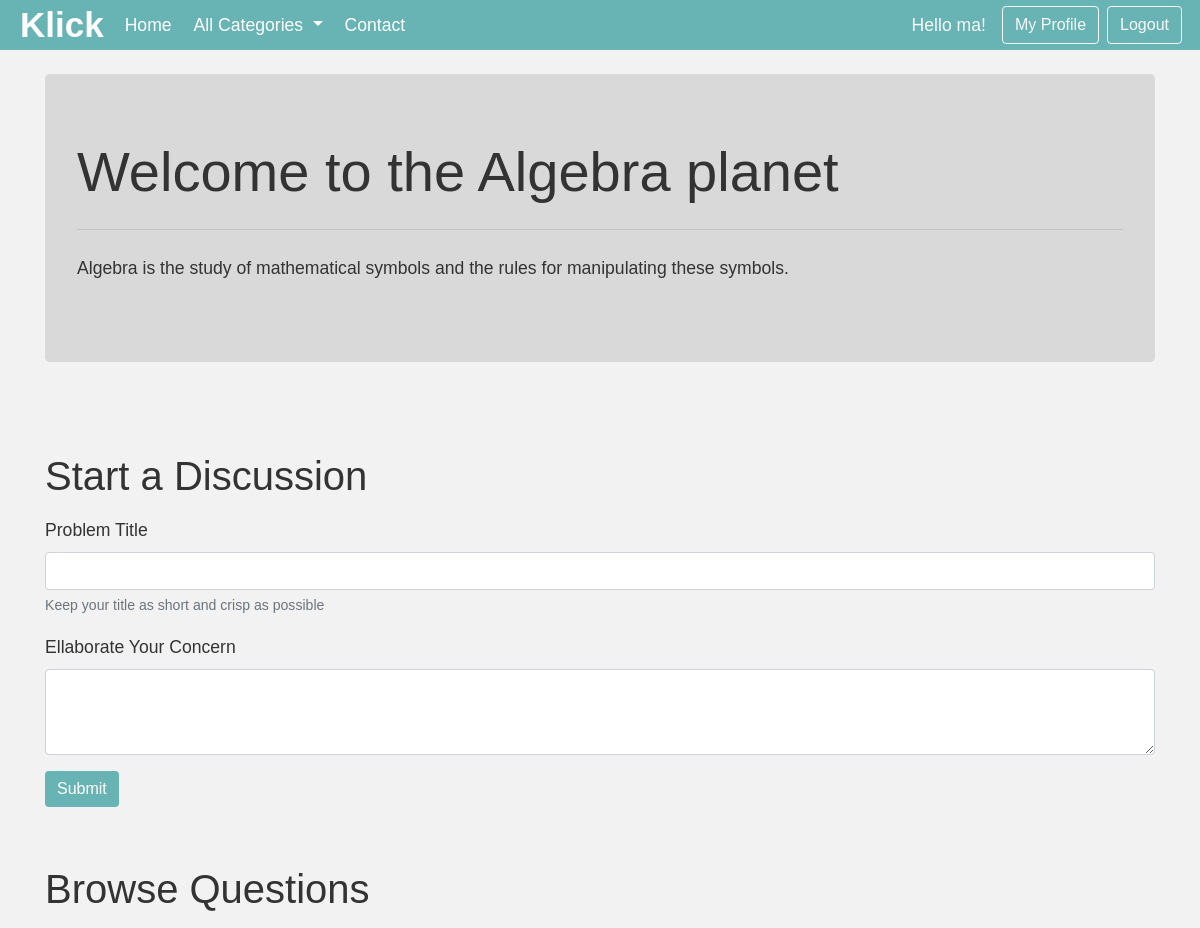
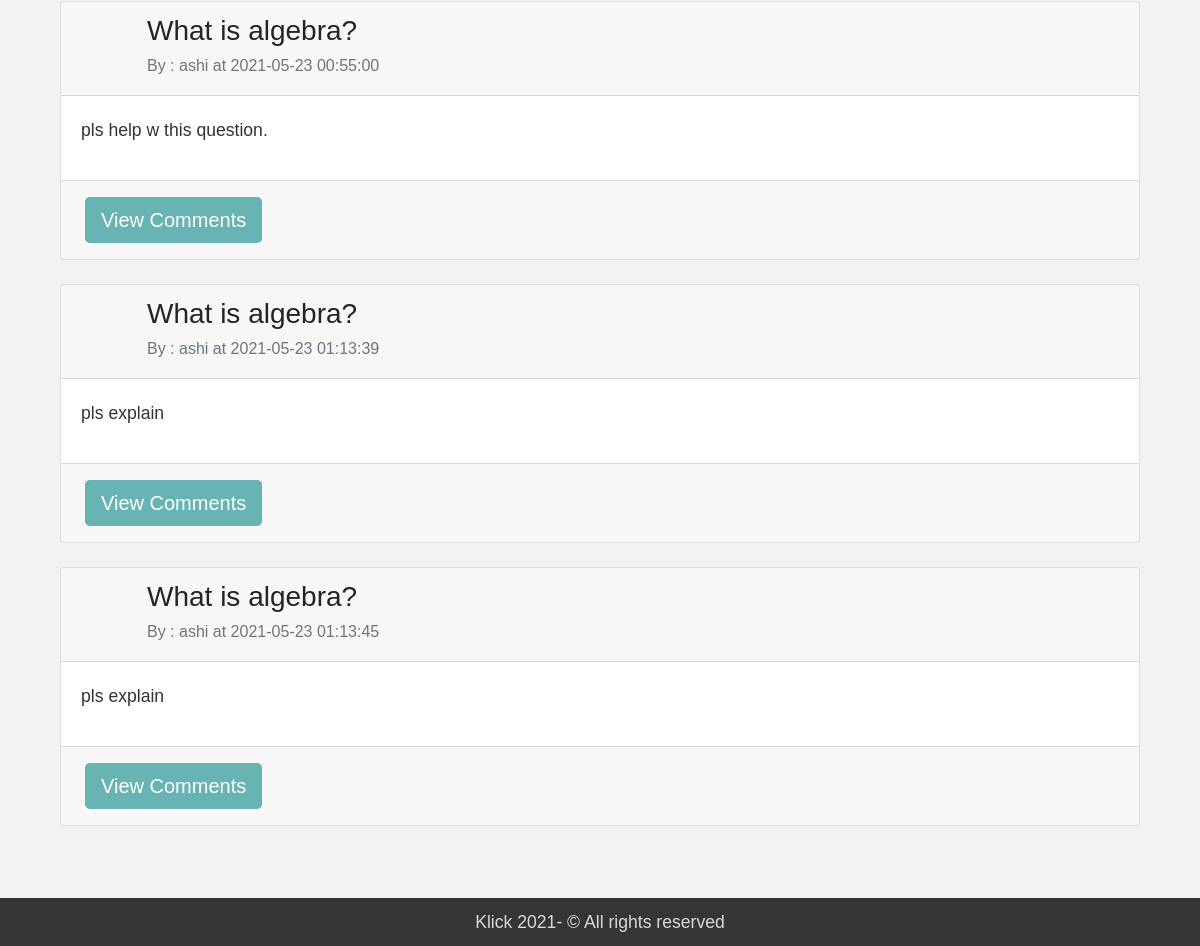
Page /threadlist.php?catid=1 (signed in) on the committed database (2 pictures, top to bottom).
### tables this page shows
CREATE TABLE `categories` (
  `category_id` int(11) NOT NULL,
  `category_name` varchar(255) DEFAULT NULL,
  `category_description` varchar(255) DEFAULT NULL,
  `created` datetime DEFAULT current_timestamp()
);

CREATE TABLE `threads` (
  `thread_id` int(11) NOT NULL,
  `thread_title` varchar(255) NOT NULL,
  `thread_desc` text DEFAULT NULL,
  `thread_cat_id` int(11) DEFAULT NULL,
  `thread_user_id` int(11) DEFAULT NULL,
  `timestamp` datetime DEFAULT current_timestamp()
);

CREATE TABLE `users` (
  `sno` int(11) NOT NULL,
  `user_email` varchar(30) DEFAULT NULL,
  `user_pass` varchar(255) DEFAULT NULL,
  `timestamp` datetime DEFAULT current_timestamp()
);

### threadlist.php (the view, shortened to what this page needs)
<!doctype html>
<html lang="en">
<head>
    <link rel="stylesheet" href="https://stackpath.bootstrapcdn.com/bootstrap/4.5.0/css/bootstrap.min.css"
>
    <link rel="stylesheet" href="style.css">
</head>
<body>
    <?php include 'header.php';?>
    <?php
    $id = $_GET['catid'];
    $sql = "SELECT * FROM `categories` WHERE category_id=$id";
    $result = mysqli_query($conn, $sql);
    while($row = mysqli_fetch_assoc($result)){
        $catname = $row['category_name'];
        $catdesc = $row['category_description'];
    }
    ?>
    <div class="container my-4">
        <div class="jumbotron">
            <h1 class="display-4">Welcome to the <?php echo $catname;?> planet</h1>
            <hr class="my-4">
            <p><?php echo $catdesc;?></p>
        </div>
    </div>
    <?php
    if(isset($_SESSION['loggedin']) && $_SESSION['loggedin']==true){
    echo '<div class="container">
            <h1 class="py-2">Start a Discussion</h1>
            <form action="'. $_SERVER["REQUEST_URI"] . '" method="post">
                <div class="form-group">
                    <label for="exampleInputEmail1">Problem Title</label>
                    <input type="text" class="form-control" id="title" name="title" aria-describedby="emailHelp">
                    <small id="emailHelp" class="form-text text-muted">Keep your title as short and crisp as
                        possible</small>
                </div>
                <input type="hidden" name="sno" value="'. $_SESSION["sno"]. '">
                <div class="form-group">
                    <label for="exampleFormControlTextarea1">Ellaborate Your Concern</label>
                    <textarea class="form-control" id="desc" name="desc" rows="3"></textarea>
                </div>
                <button type="submit" class="btn btn-info">Submit</button>
            </form>
        </div>';
    }
    ?>
    <div class="container mb-5" id="ques">
        <h1 class="py-2">Browse Questions</h1>
    <?php
    $id = $_GET['catid'];
    $sql = "SELECT * FROM `threads` WHERE thread_cat_id=$id";
    $result = mysqli_query($conn, $sql);
    while($row = mysqli_fetch_assoc($result)){
        $id = $row['thread_id'];
        $title = $row['thread_title'];
        $desc = $row['thread_desc'];
        $thread_time = $row['timestamp'];
        $thread_user_id = $row['thread_user_id'];
        $sql2 = "SELECT user_email FROM `users` WHERE sno='$thread_user_id'";
        $result2 = mysqli_query($conn, $sql2);
        $row2 = mysqli_fetch_assoc($result2);
        echo '<div class="container-fluid mt-100">
        <div class="row">
            <div class="col-md-12">
                <div class="card mb-4">
                    <div class="card-header">
                        <div class="media flex-wrap w-100 align-items-center"> <img src="https://d1nhio0ox7pgb.cloudfront.net/_img/o_collection_png/green_dark_grey/512x512/plain/user.png" width="50px" class="d-block ui-w-40 rounded-circle" alt="">
                            <div class="media-body ml-3"> <h3><a href="thread.php?threadid=' . $id. '" class="link-dark" style="color:#252422"> '. $title . '</a><h3>
                                <div class="text-muted small"><h6>By : '. $row2['user_email'] . ' at '. $thread_time. '<h6></div>
                            </div>
                        </div>
                    </div>
                    <div class="card-body">
                        <p>  '. $desc . '</p>
                    </div>
                    <div class="card-footer d-flex flex-wrap justify-content-between align-items-center px-0 pt-0 pb-3">
                        <div class="px-4 pt-3"><a href="thread.php?threadid=' . $id. '"> <button type="button" class="btn btn-info btn-lg"> View Comments</button> </a></div>
                    </div>
                </div>
            </div>
        </div>
    </div>';
        }
    ?>
    </div>
    <footer class="footer" style="background:#353535;	color:#d9d9d9;	text-align:center;"><p style="margin:0;	padding:10px"><a target="blank" href="#" style="color:#d9d9d9; ">Klick 2021<a>- © All rights reserved </p></footer>
</body>
</html>

### style.css (style rules this page uses)
* { box-sizing: border-box; margin: 0; padding: 0; }
body { font-family: 'Catamaran', sans-serif; line-height: 1.6; color: #333; background-color:#f2f2f2; font-size: 1.1rem; }
.container { padding-top:50px; }
.btn-info { background: #68b3b3; color: #ffffff; border: none; }
.jumbotron { background-color: #d9d9d9; }

### threadlist.php (style rules this page uses)
#ques { min-height: 433px; }

### rows in the picture
categories: category_name "Algebra", category_description "Algebra is the study of mathematical symbols and the rules for manipulating these symbols."
threads: thread_title "What is algebra?", users.user_email "ashi", timestamp "2021-05-23 00:55:00", thread_desc "pls help w this question."
threads: thread_title "What is algebra?", users.user_email "ashi", timestamp "2021-05-23 01:13:39", thread_desc "pls explain"
threads: thread_title "What is algebra?", users.user_email "ashi", timestamp "2021-05-23 01:13:45", thread_desc "pls explain"

### other values in the picture
$_SESSION['useremail'] "ma"
